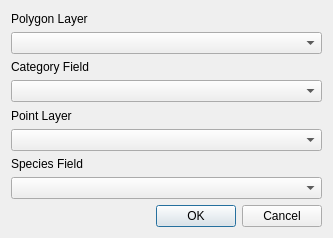
<?xml version="1.0" encoding="UTF-8"?>
<ui version="4.0">
 <class>DiversityCalcDialogBase</class>
 <widget class="QDialog" name="DiversityCalcDialogBase">
  <property name="geometry">
   <rect>
    <x>0</x>
    <y>0</y>
    <width>333</width>
    <height>238</height>
   </rect>
  </property>
  <property name="windowTitle">
   <string>Diversity Calculator</string>
  </property>
  <layout class="QVBoxLayout" name="verticalLayout">
   <item>
    <widget class="QLabel" name="label">
     <property name="text">
      <string>Polygon Layer</string>
     </property>
    </widget>
   </item>
   <item>
    <widget class="QgsMapLayerComboBox" name="mcbPoly">
     <property name="showCrs">
      <bool>true</bool>
     </property>
    </widget>
   </item>
   <item>
    <widget class="QLabel" name="label_2">
     <property name="text">
      <string>Category Field</string>
     </property>
    </widget>
   </item>
   <item>
    <widget class="QgsFieldComboBox" name="fcbCategory"/>
   </item>
   <item>
    <widget class="QLabel" name="label_3">
     <property name="text">
      <string>Point Layer</string>
     </property>
    </widget>
   </item>
   <item>
    <widget class="QgsMapLayerComboBox" name="mcbPoint">
     <property name="showCrs">
      <bool>true</bool>
     </property>
    </widget>
   </item>
   <item>
    <widget class="QLabel" name="label_4">
     <property name="text">
      <string>Species Field</string>
     </property>
    </widget>
   </item>
   <item>
    <widget class="QgsFieldComboBox" name="fcbSpecies"/>
   </item>
   <item>
    <widget class="QDialogButtonBox" name="button_box">
     <property name="orientation">
      <enum>Qt::Horizontal</enum>
     </property>
     <property name="standardButtons">
      <set>QDialogButtonBox::Cancel|QDialogButtonBox::Ok</set>
     </property>
    </widget>
   </item>
  </layout>
 </widget>
 <customwidgets>
  <customwidget>
   <class>QgsFieldComboBox</class>
   <extends>QComboBox</extends>
   <header>qgsfieldcombobox.h</header>
  </customwidget>
  <customwidget>
   <class>QgsMapLayerComboBox</class>
   <extends>QComboBox</extends>
   <header>qgsmaplayercombobox.h</header>
  </customwidget>
 </customwidgets>
 <resources/>
 <connections>
  <connection>
   <sender>button_box</sender>
   <signal>accepted()</signal>
   <receiver>DiversityCalcDialogBase</receiver>
   <slot>accept()</slot>
   <hints>
    <hint type="sourcelabel">
     <x>20</x>
     <y>20</y>
    </hint>
    <hint type="destinationlabel">
     <x>20</x>
     <y>20</y>
    </hint>
   </hints>
  </connection>
  <connection>
   <sender>button_box</sender>
   <signal>rejected()</signal>
   <receiver>DiversityCalcDialogBase</receiver>
   <slot>reject()</slot>
   <hints>
    <hint type="sourcelabel">
     <x>20</x>
     <y>20</y>
    </hint>
    <hint type="destinationlabel">
     <x>20</x>
     <y>20</y>
    </hint>
   </hints>
  </connection>
  <connection>
   <sender>mcbPoly</sender>
   <signal>layerChanged(QgsMapLayer*)</signal>
   <receiver>fcbCategory</receiver>
   <slot>setLayer(QgsMapLayer*)</slot>
   <hints>
    <hint type="sourcelabel">
     <x>99</x>
     <y>63</y>
    </hint>
    <hint type="destinationlabel">
     <x>99</x>
     <y>133</y>
    </hint>
   </hints>
  </connection>
  <connection>
   <sender>mcbPoint</sender>
   <signal>layerChanged(QgsMapLayer*)</signal>
   <receiver>fcbSpecies</receiver>
   <slot>setLayer(QgsMapLayer*)</slot>
   <hints>
    <hint type="sourcelabel">
     <x>99</x>
     <y>203</y>
    </hint>
    <hint type="destinationlabel">
     <x>99</x>
     <y>273</y>
    </hint>
   </hints>
  </connection>
 </connections>
</ui>
